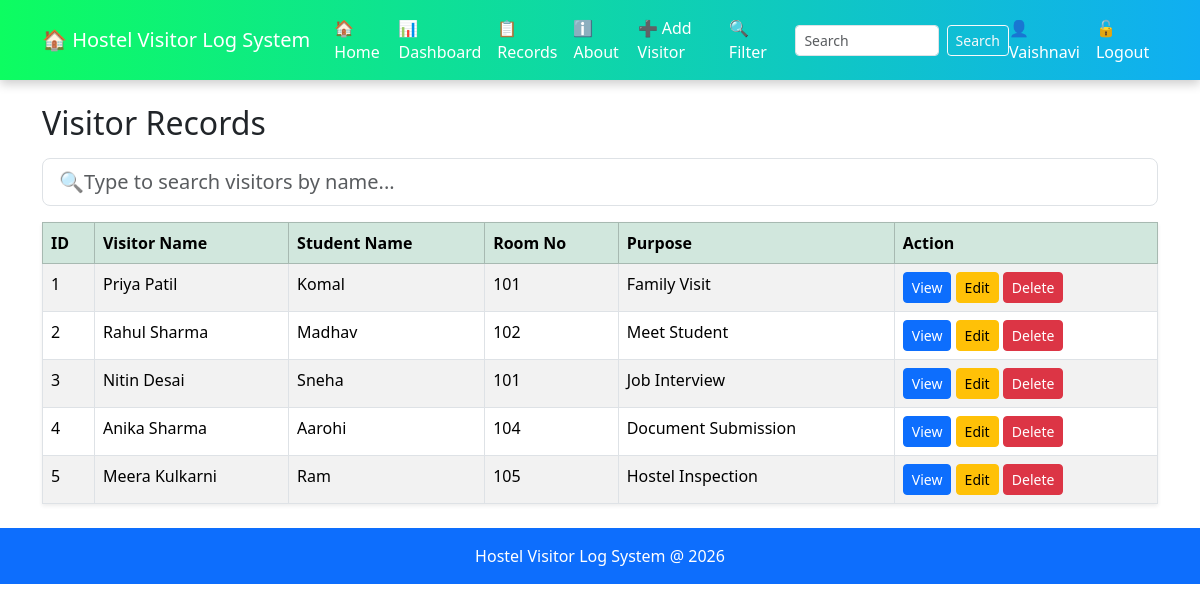
/records (signed in), run on the app's committed database.
### tables this page shows
CREATE TABLE visitors(
        id INTEGER PRIMARY KEY AUTOINCREMENT,
        visitor_name TEXT NOT NULL,
        student_name TEXT NOT NULL,
        room_no TEXT NOT NULL,
        purpose TEXT NOT NULL
    );

### app.py (the view)
@app.route("/records")
def records():
    conn = get_db()
    visitors = conn.execute("""
        SELECT * FROM visitors
        ORDER BY id ASC
    """).fetchall()
    conn.close()
    return render_template("records.html", visitors=visitors)

### app.py (called while the page is built)
def get_db():
    conn = sqlite3.connect("Database.db")
    conn.row_factory = sqlite3.Row
    return conn

### templates/records.html (shortened to what this page needs)
{% extends "base.html" %}
{% block content %}
<h2 class="mb-3">Visitor Records</h2>
<table class="table table-bordered table-striped table-hover shadow-sm">
<div class ="mb-3">
    <input type ="text"
    id ="searchInput"
    class ="form-control
    form-control-lg"
    placeholder="🔍Type to search visitors by name...">
</div>
    <thead class="table table-success table-striped">
        <tr>
            <th>ID</th>
            <th>Visitor Name </th>
            <th>Student Name </th>
            <th>Room No </th>
            <th>Purpose</th>
            <th>Action</th>
        </tr>
    </thead>
    <tbody>
    {% for visitor in visitors %}
    <tr>
        <td>{{ visitor.id }}</td>
        <td>{{ visitor.visitor_name }}</td>
        <td>{{ visitor.student_name }}</td>
        <td>{{ visitor.room_no }}</td>
        <td>{{ visitor.purpose }}</td>
        <td>
            <a href="/view/{{ visitor.id }}"
               class="btn btn-sm btn-primary">
                View
             </a>
             <a href="/edit_visitor/{{ visitor.id }}"
               class="btn btn-sm  btn-warning">
                Edit
             </a>
             <a href="/delete/{{ visitor.id }}"
               class="btn btn-sm btn-danger"
               onclick="return confirm('Are you sure you want to delete this record?');">
                Delete
            </a>
        </td>
    </tr>
    {% endfor %}
    </tbody>
</table>
{% endblock %}

### data on the page
visitors: id "1", visitor_name "Priya Patil", student_name "Komal", room_no "101", purpose "Family Visit"
visitors: id "2", visitor_name "Rahul Sharma", student_name "Madhav", room_no "102", purpose "Meet Student"
visitors: id "3", visitor_name "Nitin Desai", student_name "Sneha", room_no "101", purpose "Job Interview"
visitors: id "4", visitor_name "Anika Sharma", student_name "Aarohi", room_no "104", purpose "Document Submission"
visitors: id "5", visitor_name "Meera Kulkarni", student_name "Ram", room_no "105", purpose "Hostel Inspection"

### other printed values
{{ session.get('username') }} "Vaishnavi"
